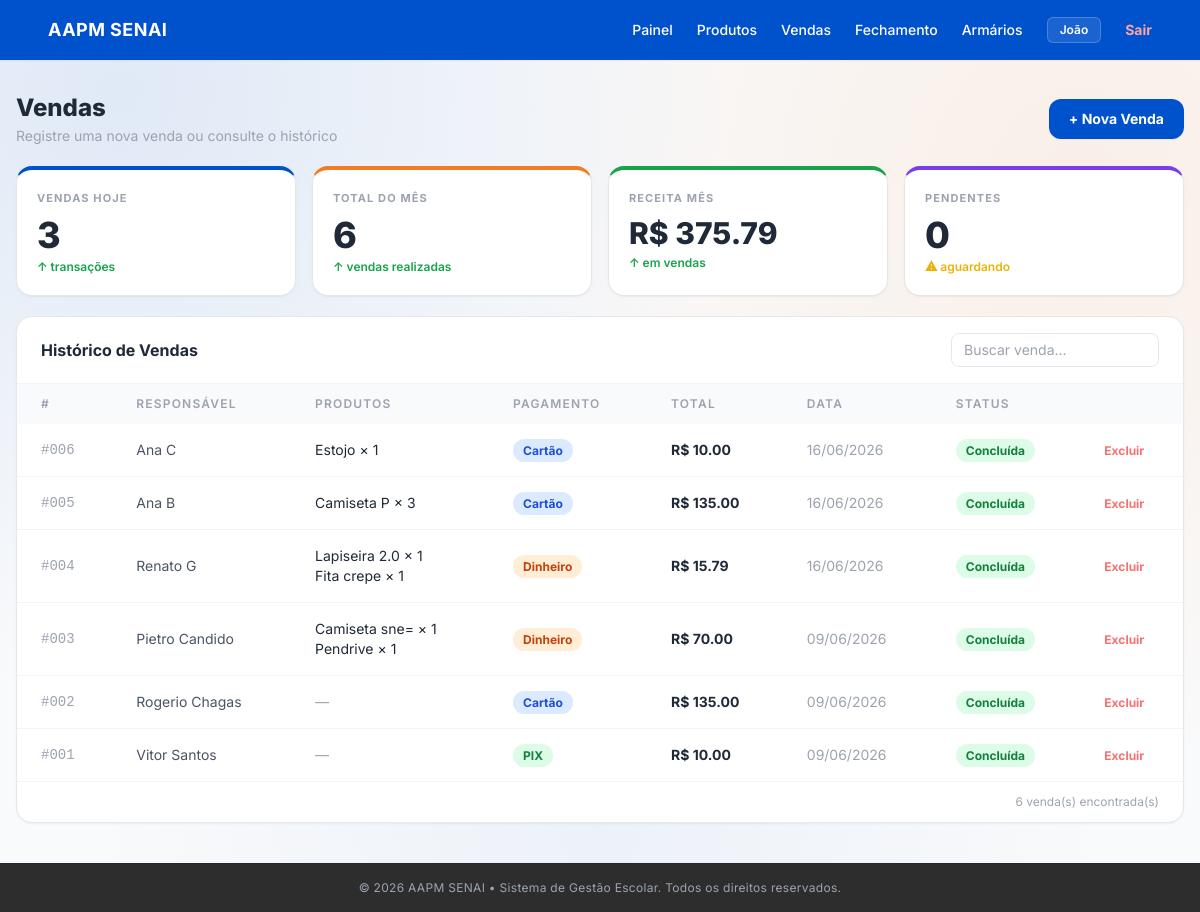
Page /vendas/ (signed in) on the earlier database version.
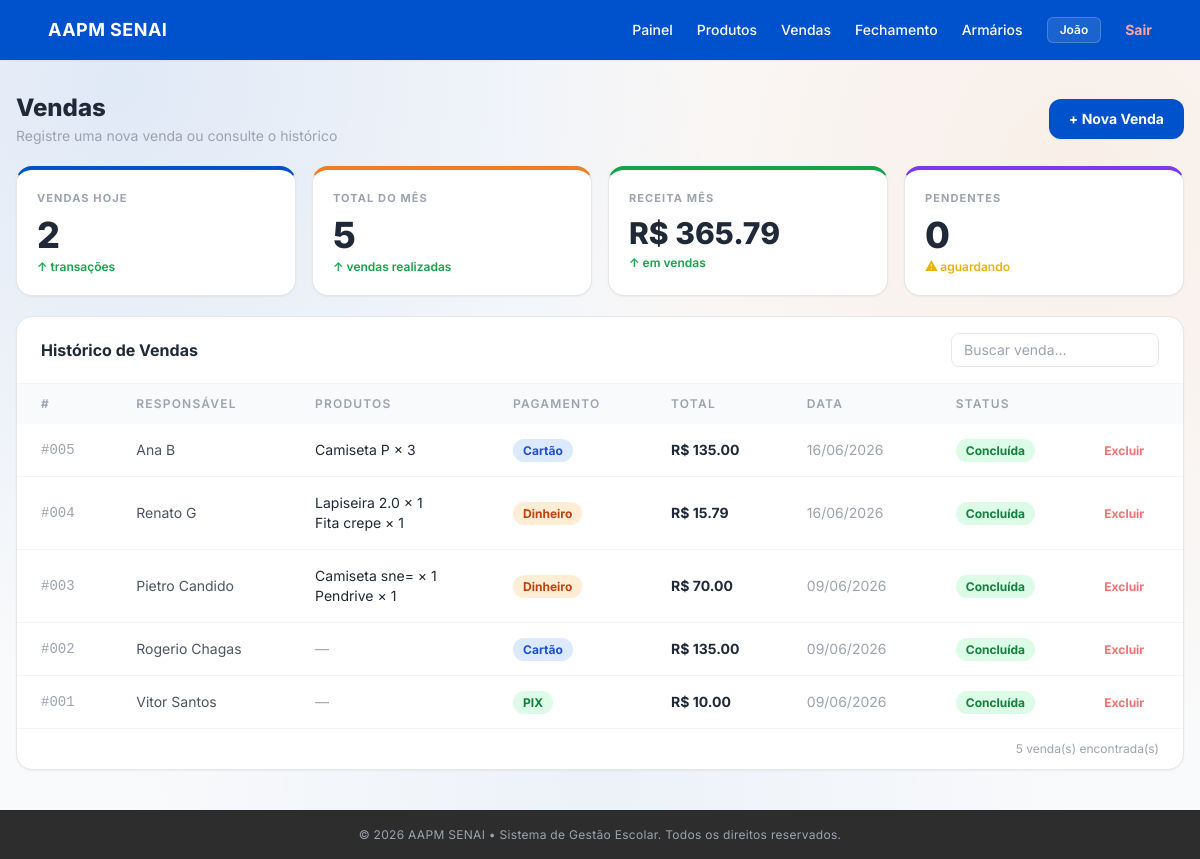
Same page on the later database version.
### app/models/venda_model.py (models this page shows)
class Venda(Base):
    __tablename__ = "vendas"
    id              = Column(Integer, primary_key=True, index=True)
    responsavel     = Column(String(150), nullable=False)
    valor_total     = Column(Float, nullable=False)
    forma_pagamento = Column(String(50), nullable=False)
    observacao      = Column(String(500), nullable=True)
    status          = Column(String(30), default="concluida")
    data_venda      = Column(DateTime, default=datetime.utcnow)
    itens = relationship("VendaItem", back_populates="venda", cascade="all, delete")

### app/models/venda_item_model.py (models this page shows)
class VendaItem(Base):
    __tablename__ = "venda_itens"
    id             = Column(Integer, primary_key=True, index=True)
    venda_id       = Column(Integer, ForeignKey("vendas.id", ondelete="CASCADE"), nullable=False)
    produto_id     = Column(Integer, ForeignKey("produtos.id", ondelete="SET NULL"), nullable=True)
    quantidade     = Column(Integer, nullable=False)
    preco_unitario = Column(Float, nullable=False)
    valor_total    = Column(Float, nullable=False)
    venda   = relationship("Venda", back_populates="itens")
    produto = relationship("Produto")

### app/models/produto_model.py (models this page shows, shortened)
class Produto(Base):
    __tablename__ = "produtos"
    id            = Column(Integer, primary_key=True, autoincrement=True, index=True)
    nome          = Column(String(150), nullable=False, index=True)
    preco         = Column(Float, nullable=False, default=0.0)
    estoque_atual = Column(Integer, nullable=False, default=0)
    ativo         = Column(Boolean, default=True)
    imagem_path   = Column(String(255), nullable=True)
    categoria_id  = Column(Integer, ForeignKey("categorias.id", ondelete="SET NULL"), nullable=True)
    categoria     = relationship("Categoria", back_populates="produtos")

### app/controllers/venda_controller.py (the view)
@router.get("")
@router.get("/")
def listar_vendas(
    request: Request,
    db: Session = Depends(get_db),
    usuario=Depends(get_current_user),
):
    vendas      = db.query(Venda).order_by(Venda.data_venda.desc()).all()
    produtos_db = db.query(Produto).filter(Produto.ativo == True).all()
    produtos    = [
        {"id": p.id, "nome": p.nome, "preco": p.preco, "estoque_atual": p.estoque_atual}
        for p in produtos_db
    ]
    hoje        = datetime.utcnow().date()
    vendas_hoje = sum(1 for v in vendas if v.data_venda.date() == hoje)
    total_mes   = sum(1 for v in vendas if v.data_venda.month == hoje.month)
    receita_mes = sum(v.valor_total for v in vendas if v.data_venda.month == hoje.month)
    pendentes   = sum(1 for v in vendas if v.status == "pendente")
    return templates.TemplateResponse(
        request=request,
        name="vendas/index.html",
        context={
            "request":     request,
            "usuario":     usuario,
            "vendas":      vendas,
            "produtos":    produtos,
            "vendas_hoje": vendas_hoje,
            "total_mes":   total_mes,
            "receita_mes": receita_mes,
            "pendentes":   pendentes,
        },
    )

### app/templates/vendas/index.html (shortened to what this page needs)
{% extends "base.html" %}
{% block conteudo %}
<div class="pt-6 flex flex-col gap-5 pb-6">
  <div class="flex items-center justify-between">
    <div>
      <h1 class="text-2xl font-extrabold text-gray-800">Vendas</h1>
      <p class="text-sm text-gray-400 mt-0.5">Registre uma nova venda ou consulte o histórico</p>
    </div>
    <button onclick="abrirModal()"
      class="bg-[#0052cc] hover:bg-blue-700 text-white text-sm font-bold px-5 py-2.5 rounded-xl transition-all shadow-sm">
      + Nova Venda
    </button>
  </div>
  <div class="grid grid-cols-2 lg:grid-cols-4 gap-4">
    <div class="bg-white border border-gray-200 border-t-4 border-t-[#0052cc] rounded-2xl p-5 shadow-sm">
      <p class="text-[11px] font-bold text-gray-400 uppercase tracking-widest">Vendas Hoje</p>
      <p class="text-4xl font-extrabold text-gray-800 mt-2 mb-1">{{ vendas_hoje }}</p>
      <p class="text-xs font-semibold text-green-600">↑ transações</p>
    </div>
    <div class="bg-white border border-gray-200 border-t-4 border-t-[#f37b24] rounded-2xl p-5 shadow-sm">
      <p class="text-[11px] font-bold text-gray-400 uppercase tracking-widest">Total do Mês</p>
      <p class="text-4xl font-extrabold text-gray-800 mt-2 mb-1">{{ total_mes }}</p>
      <p class="text-xs font-semibold text-green-600">↑ vendas realizadas</p>
    </div>
    <div class="bg-white border border-gray-200 border-t-4 border-t-[#16a34a] rounded-2xl p-5 shadow-sm">
      <p class="text-[11px] font-bold text-gray-400 uppercase tracking-widest">Receita Mês</p>
      <p class="text-3xl font-extrabold text-gray-800 mt-2 mb-1">R$ {{ "%.2f"|format(receita_mes) }}</p>
      <p class="text-xs font-semibold text-green-600">↑ em vendas</p>
    </div>
    <div class="bg-white border border-gray-200 border-t-4 border-t-[#7c3aed] rounded-2xl p-5 shadow-sm">
      <p class="text-[11px] font-bold text-gray-400 uppercase tracking-widest">Pendentes</p>
      <p class="text-4xl font-extrabold text-gray-800 mt-2 mb-1">{{ pendentes }}</p>
      <p class="text-xs font-semibold text-yellow-500">⚠ aguardando</p>
    </div>
  </div>
  <div class="bg-white border border-gray-200 rounded-2xl shadow-sm overflow-hidden">
    <div class="px-6 py-4 border-b border-gray-100 flex items-center justify-between">
      <span class="text-base font-bold text-gray-800">Histórico de Vendas</span>
      <input type="text" id="busca" placeholder="Buscar venda..."
        oninput="filtrarTabela()"
        class="text-sm border border-gray-200 rounded-lg px-3 py-1.5 w-52 focus:outline-none focus:border-blue-400">
    </div>
    <div class="overflow-x-auto">
      <table class="w-full text-sm" id="tabela-vendas">
        <thead>
          <tr class="bg-gray-50 text-gray-400 text-xs uppercase tracking-widest">
            <th class="text-left px-6 py-3 font-semibold">#</th>
            <th class="text-left px-6 py-3 font-semibold">Responsável</th>
            <th class="text-left px-6 py-3 font-semibold">Produtos</th>
            <th class="text-left px-6 py-3 font-semibold">Pagamento</th>
            <th class="text-left px-6 py-3 font-semibold">Total</th>
            <th class="text-left px-6 py-3 font-semibold">Data</th>
            <th class="text-left px-6 py-3 font-semibold">Status</th>
            <th class="text-left px-6 py-3 font-semibold"></th>
          </tr>
        </thead>
        <tbody class="divide-y divide-gray-100">
          {% for venda in vendas %}
          <tr class="hover:bg-gray-50 transition">
            <td class="px-6 py-4 text-gray-400 font-mono">#{{ "%03d"|format(venda.id) }}</td>
            <td class="px-6 py-4 text-gray-600">{{ venda.responsavel }}</td>
            <td class="px-6 py-4 text-gray-800">
              {% for item in venda.itens %}
                <span class="block text-sm">{{ item.produto.nome if item.produto else "—" }} × {{ item.quantidade }}</span>
              {% else %}
                <span class="text-gray-400">—</span>
              {% endfor %}
            </td>
            <td class="px-6 py-4">
              {% if venda.forma_pagamento == 'pix' %}
                <span class="bg-green-100 text-green-700 text-xs font-bold px-2.5 py-1 rounded-full">PIX</span>
              {% elif venda.forma_pagamento == 'cartao' %}
                <span class="bg-blue-100 text-blue-700 text-xs font-bold px-2.5 py-1 rounded-full">Cartão</span>
              {% else %}
                <span class="bg-orange-100 text-orange-700 text-xs font-bold px-2.5 py-1 rounded-full">Dinheiro</span>
              {% endif %}
            </td>
            <td class="px-6 py-4 font-bold text-gray-800">R$ {{ "%.2f"|format(venda.valor_total) }}</td>
            <td class="px-6 py-4 text-gray-400">{{ venda.data_venda.strftime('%d/%m/%Y') }}</td>
            <td class="px-6 py-4">
              {% if venda.status == 'concluida' %}
                <span class="bg-green-100 text-green-700 text-xs font-bold px-2.5 py-1 rounded-full">Concluída</span>
              {% else %}
                <span class="bg-yellow-100 text-yellow-700 text-xs font-bold px-2.5 py-1 rounded-full">Pendente</span>
              {% endif %}
            </td>
            <td class="px-6 py-4">
              <form action="/vendas/{{ venda.id }}/deletar" method="post"
                onsubmit="return confirm('Excluir esta venda?')">
                <button type="submit" class="text-red-400 hover:text-red-600 text-xs font-bold transition">Excluir</button>
              </form>
            </td>
          </tr>
          {% else %}
          <tr>
            <td colspan="8" class="px-6 py-10 text-center text-gray-400 text-sm">Nenhuma venda registrada ainda.</td>
          </tr>
          {% endfor %}
        </tbody>
      </table>
    </div>
    <div class="px-6 py-3 border-t border-gray-100 text-xs text-gray-400 text-right">
      {{ vendas|length }} venda(s) encontrada(s)
    </div>
  </div>
</div>
{% endblock %}

### app/templates/base.html (shortened to what this page needs)
<!DOCTYPE html>
<html lang="pt-br" class="h-full">
<head>
    <script src="https://cdn.tailwindcss.com"></script>
    <link rel="stylesheet" href="https://cdnjs.cloudflare.com/ajax/libs/font-awesome/6.4.0/css/all.min.css">
    <link rel="stylesheet" href="/static/css/style.css">
</head>
<body class="bg-gray-50 text-gray-900 min-h-screen flex flex-col">
    <nav class="w-full bg-[#0052cc] text-white px-6 md:px-12 py-4 flex justify-between items-center shadow-sm">
        <div class="text-lg font-bold tracking-wide">
            AAPM SENAI
        </div>
        <div class="flex items-center space-x-6 text-sm font-medium">
            {% if usuario %}
            <a href="/dashboard" class="hover:text-gray-200 transition">
                Painel
            </a>
            <a href="/produtos" class="hover:text-gray-200 transition">
                Produtos
            </a>
            <a href="/vendas" class="hover:text-gray-200 transition">
                Vendas
            </a>
            <a href="/fechamento" class="hover:text-gray-200 transition">
                Fechamento
            </a>
            <a href="/armarios" class="hover:text-gray-200 transition">
                Armários
            </a>
            <span class="bg-white/10 border border-white/20 px-3 py-1 rounded-md text-xs font-semibold">
                {{ usuario.nome }}
            </span>
            <a href="/auth/logout" class="text-red-300 hover:text-red-400 font-bold transition">
                Sair
            </a>
            {% else %}
            <a href="/auth/login"
                class="bg-orange-500 hover:bg-orange-600 text-white px-5 py-1.5 rounded font-semibold shadow-md transition">
                Login
            </a>
            {% endif %}
        </div>
    </nav>
    <main class="flex-grow px-4 pt-2 pb-4">
        <div class="w-full max-w-7xl mx-auto">
            {% block conteudo %}{% endblock %}
        </div>
    </main>
    <footer class="bg-[#2d2d2d] text-gray-400 text-center py-4 text-xs tracking-wide border-t border-gray-800">
        <p>&copy; 2026 AAPM SENAI • Sistema de Gestão Escolar. Todos os direitos reservados.</p>
    </footer>
</body>
</html>

### app/static/css/style.css (style rules this page uses)
:root { --blue:#0052cc; --orange:#ff6a00; --bg:#f5f7fb; --text:#0f172a; --muted:#64748b; }
body { margin:0; font-family:Inter, sans-serif; background: radial-gradient(circle at 10% 10%, rgba(0,82,204,.10), transparent 45%), radial-gradient(circle at 90% 20%, rgba(255,106,0,.08), transparent 45%), radial-gradient(circle at 50% 90%, rgba(0,82,204,.05), transparent 50%), var(--bg); }

### app/templates/base.html (style rules this page uses)
body { font-family: 'Inter', sans-serif; }

Differences in the rows shown:
removed Venda: id "006", responsavel "Ana C", forma_pagamento "Cartão", valor_total "10.00", data_venda "16/06/2026", status "Concluída"
removed VendaItem: produto "Estojo", quantidade "1", shown under "006"
Other differences:
{{ vendas_hoje }}: "3" → "2"
{{ total_mes }}: "6" → "5"
{{ "%.2f"|format(receita_mes) }}: "375.79" → "365.79"
{{ vendas|length }}: "6" → "5"
